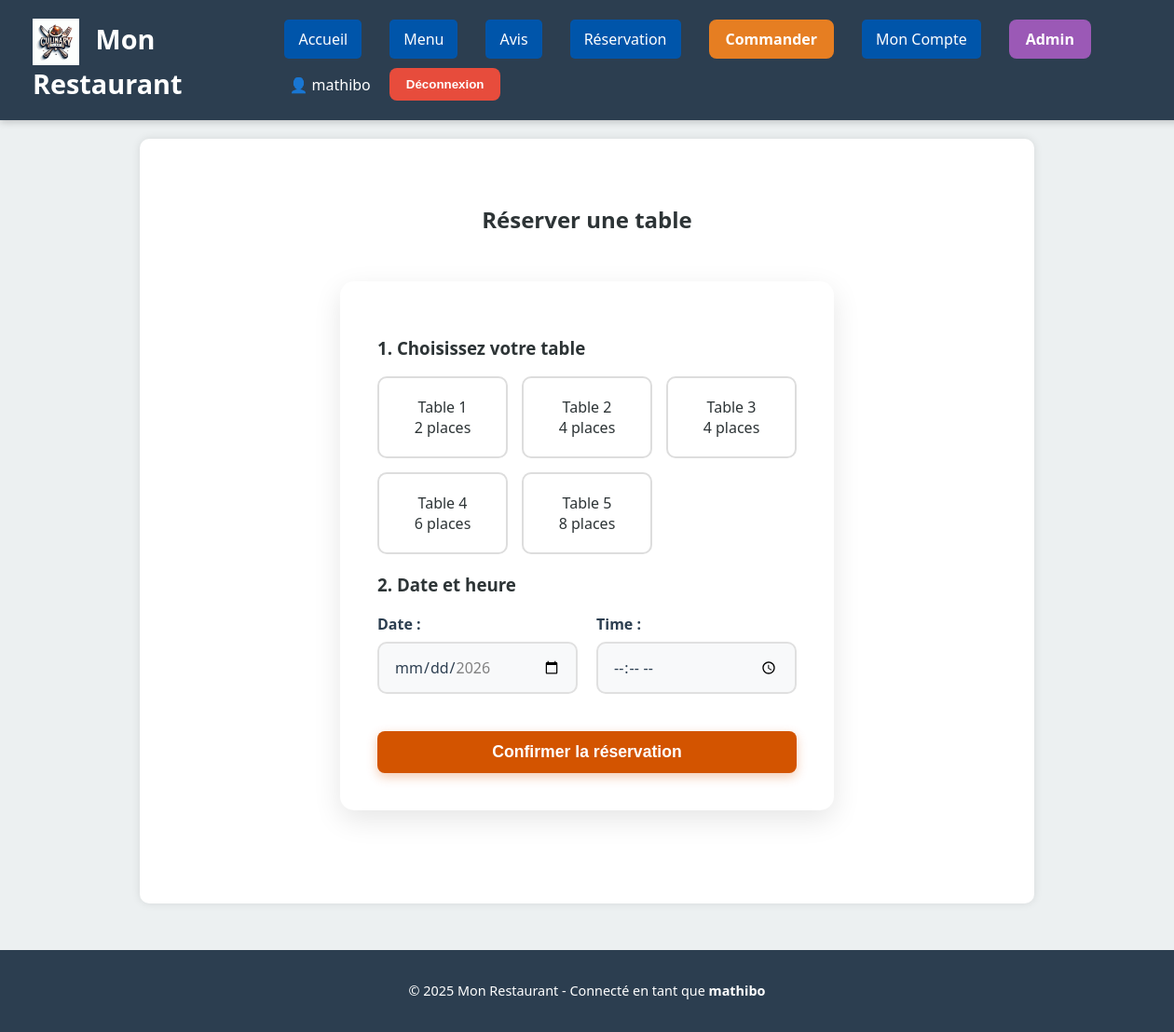
The app's page /reservations/ (signed in) with its own data.
### restaurant/models.py (models this page shows, shortened)
class Table(models.Model):
    number = models.PositiveIntegerField(unique=True)
    seats = models.PositiveIntegerField(default=4)

### restaurant/views.py (the view)
# urls.py: path('reservations/', views.reservations, name='reservations'),
@login_required(login_url='login')
def reservations(request):
    tables = Table.objects.all()
    if request.method == 'POST':
        form = ReservationForm(request.POST)
        if form.is_valid():
            reservation = form.save(commit=False)
            reservation.user = request.user
            reservation.save()
            messages.success(request, f"Réservation confirmée pour la table {reservation.table.number} le {reservation.date} à {reservation.time}.")
            return redirect('reservations')
        else:
            messages.error(request, "Erreur dans le formulaire. Veuillez vérifier les informations.")
    else:
        form = ReservationForm()
    return render(request, 'restaurant/reservations.html', {'tables': tables, 'form': form})

### restaurant/forms.py (shortened to what this page needs)
class ReservationForm(forms.ModelForm):
    class Meta:
        model = Reservation
        fields = ['table', 'date', 'time']
        widgets = {
            'date': forms.DateInput(attrs={'type': 'date', 'id': 'id_date', 'required': True}),
            'time': forms.TimeInput(attrs={'type': 'time', 'id': 'id_time', 'required': True}),
            'table': forms.HiddenInput(attrs={'id': 'id_table'}),
        }

### restaurant/templates/restaurant/reservations.html (shortened to what this page needs)
{% extends 'restaurant/base.html' %}
{% block content %}
<div class="reservation-container">
    <h2 class="reservation-title">Réserver une table</h2>
    <form method="post" id="reservationForm" class="reservation-form">
        <div class="form-section">
            <h3>1. Choisissez votre table</h3>
            <div id="restaurant-plan">
                {% for table in tables %}
                    <div class="table" data-id="{{ table.id }}">
                        <div class="table-number">Table {{ table.number }}</div>
                        <div class="table-seats">{{ table.seats }} places</div>
                    </div>
                {% endfor %}
            </div>
        </div>
        <div class="form-section">
            <h3>2. Date et heure</h3>
            <div class="form-row">
                <div class="form-group">
                    {{ form.date.label_tag }}
                    {{ form.date }}
                </div>
                <div class="form-group">
                    {{ form.time.label_tag }}
                    {{ form.time }}
                </div>
            </div>
        </div>
        <button type="submit" class="btn-submit">
            Confirmer la réservation
        </button>
    </form>
</div>
{% endblock %}

### restaurant/templates/restaurant/base.html (shortened to what this page needs)
{% load static %}
<!DOCTYPE html>
<html lang="fr">
<head>
    <link rel="stylesheet" href="{% static 'restaurant/css/style.css' %}">
</head>
<body>
<header class="navbar">
    <div class="brand">
        <img src="{% static 'restaurant/images/conception-du-logo-aliment_863867-638.png' %}" alt="Logo" style="height: 50px; vertical-align: middle; margin-right: 10px;">
        Mon Restaurant
    </div>
    <nav>
        <a href="{% url 'accueil' %}">Accueil</a>
        <a href="{% url 'menu' %}">Menu</a>
        <a href="{% url 'avis' %}">Avis</a>
        {% if user.is_authenticated %}
            {% if user.profile.role == 'client' %}
                <a href="{% url 'reservations' %}">Réservation</a>
                <a href="{% url 'commander' %}" class="btn-commander">Commander</a>
                <a href="{% url 'mon_compte' %}">Mon Compte</a>
            {% elif user.profile.role == 'employe' %}
                <a href="{% url 'mon_compte_employe' %}">Mon Espace</a>
            {% endif %}
            {% if user.is_superuser %}
                <a href="/admin/" class="btn-admin">Admin</a>
            {% endif %}
            <span style="color: white; margin-left: 15px;">
                👤 {{ user.username }}
            </span>
            <form method="post" action="{% url 'logout' %}" style="display:inline;">
                <button type="submit" class="btn-logout">Déconnexion</button>
            </form>
        {% else %}
            <a href="{% url 'login' %}" class="btn-login">Connexion</a>
            <a href="{% url 'register' %}" class="btn-register">Inscription</a>
        {% endif %}
    </nav>
</header>
    <main>
        {% block content %}{% endblock %}
    </main>
    <footer>
        <p>&copy; 2025 Mon Restaurant -
            {% if user.is_authenticated %}
                Connecté en tant que <strong>{{ user.username }}</strong>
            {% else %}
                <a href="{% url 'login' %}" style="color: #f39c12;">Connectez-vous</a> pour réserver
            {% endif %}
        </p>
    </footer>
</body>
</html>

### restaurant/static/restaurant/css/style.css (style rules this page uses)
:root { --primary: #d35400; --primary-dark: #a84300; --secondary: #2c3e50; --light: #f8f9fa; --gray: #ecf0f1; --dark: #2d3436; --radius: 10px; }
body { margin: 0; padding: 0; font-family: 'Segoe UI', Tahoma, Geneva, Verdana, sans-serif; background: var(--gray); color: var(--dark); min-height: 100vh; display: flex; flex-direction: column; }
.navbar { width: 100%; background: var(--secondary); color: white; padding: 20px 25px; display: flex; justify-content: space-between; align-items: center; position: static; box-shadow: 0 2px 8px rgba(0,0,0,0.2); }
.navbar .brand { font-size: 1.8rem; font-weight: bold; display: inline-block; margin-left: 10px; }
.navbar a { color: white; text-decoration: none; margin: 0 10px; padding: 10px 15px; background: #0055aa; border-radius: 5px; font-weight: 500; transition: background 0.3s; }
nav form button { background: var(--secondary); color: white; border: none; border-radius: var(--radius); padding: 8px 12px; cursor: pointer; font-weight: 600; margin-left: 10px; transition: 0.3s ease; }
main { flex: 1; margin-top: 20px; margin-bottom: 50px; width: 90%; max-width: 900px; background: white; padding: 30px; border-radius: 10px; box-shadow: 0 0 10px rgba(0,0,0,0.1); align-self: center; }
footer { text-align: center; padding: 20px 0; background: var(--secondary); color: white; font-size: 0.9rem; margin-top: auto; }
.form-box, .reservation-form { max-width: 450px; margin: 50px auto; padding: 40px; background: white; border-radius: 15px; box-shadow: 0 10px 30px rgba(0,0,0,0.1); animation: fadeInScale 0.4s ease; }
.form-group { margin-bottom: 20px; display: flex; flex-direction: column; }
.form-group label { margin-bottom: 8px; font-weight: 600; color: var(--secondary); }
.reservation-form input[type="date"], .reservation-form input[type="time"] { width: 100%; padding: 14px 16px; border: 2px solid #e0e0e0; border-radius: 10px; font-size: 1rem; font-family: inherit; transition: all 0.3s ease; background-color: #f8f9fa; box-sizing: border-box; color: #2c3e50; }
.btn, .btn-submit { width: 100%; padding: 16px 24px; background: linear-gradient(135deg, #d35400 0%, #e67e22 100%); color: white; border: none; border-radius: 10px; font-size: 1.1rem; font-weight: 600; cursor: pointer; transition: all 0.3s ease; display: flex; align-items: center; justify-content: center; gap: 10px; box-shadow: 0 4px 12px rgba(211,84,0,0.3); }
.navbar nav { display: flex; align-items: center; gap: 10px; flex-wrap: wrap; }

### restaurant/templates/restaurant/reservations.html (style rules this page uses)
.reservation-container { max-width: 900px; margin: 0 auto; padding: 20px; }
.reservation-title { text-align: center; margin-bottom: 25px; }
#restaurant-plan { display: grid; grid-template-columns: repeat(auto-fit, minmax(140px,1fr)); gap: 15px; margin-bottom: 20px; }
.table { border:2px solid #ddd; padding:20px; border-radius:10px; text-align:center; cursor:pointer; transition:0.3s; }
.form-row { display:grid; grid-template-columns:1fr 1fr; gap:20px; }
.form-group { display:flex; flex-direction:column; }
.form-group input { padding:10px; border-radius:8px; border:1px solid #ccc; font-size:1rem; }
.btn-submit { margin-top:20px; padding:12px 20px; background:#d35400; color:white; border:none; border-radius:8px; cursor:pointer; }

### restaurant/templates/restaurant/base.html (style rules this page uses)
.btn-commander { background: #e67e22 !important; padding: 10px 18px !important; border-radius: 8px !important; font-weight: 600 !important; color: white !important; }
.btn-admin { background: #9b59b6 !important; padding: 10px 18px !important; border-radius: 8px !important; font-weight: 600 !important; color: white !important; }
.btn-logout { background: #e74c3c; color: white; border: none; border-radius: 8px; padding: 10px 18px; cursor: pointer; font-weight: 600; margin-left: 10px; transition: 0.3s ease; }

### records on screen
Table: number "1", seats "2"
Table: number "2", seats "4"
Table: number "3", seats "4"
Table: number "4", seats "6"
Table: number "5", seats "8"

### other values on screen
{{ user.username }} "mathibo"
